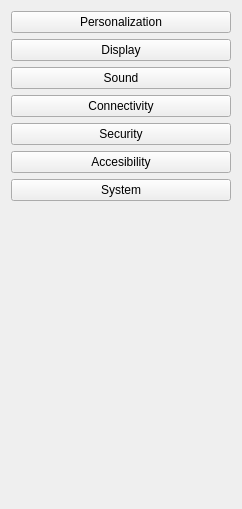
          <widget class="QWidget" name="scrollAreaWidgetContents_3">
           <property name="geometry">
            <rect>
             <x>0</x>
             <y>0</y>
             <width>242</width>
             <height>509</height>
            </rect>
           </property>
           <layout class="QVBoxLayout" name="verticalLayout_7">
            <item>
             <widget class="QPushButton" name="pushButton">
              <property name="text">
               <string>Personalization</string>
              </property>
             </widget>
            </item>
            <item>
             <widget class="QPushButton" name="pushButton_2">
              <property name="text">
               <string>Display</string>
              </property>
             </widget>
            </item>
            <item>
             <widget class="QPushButton" name="pushButton_3">
              <property name="text">
               <string>Sound</string>
              </property>
             </widget>
            </item>
            <item>
             <widget class="QPushButton" name="pushButton_4">
              <property name="text">
               <string>Connectivity</string>
              </property>
             </widget>
            </item>
            <item>
             <widget class="QPushButton" name="pushButton_12">
              <property name="text">
               <string>Security</string>
              </property>
             </widget>
            </item>
            <item>
             <widget class="QPushButton" name="pushButton_18">
              <property name="text">
               <string>Accesibility</string>
              </property>
             </widget>
            </item>
            <item>
             <widget class="QPushButton" name="pushButton_19">
              <property name="text">
               <string>System</string>
              </property>
             </widget>
            </item>
            <item>
             <widget class="QWidget" name="widget_8" native="true">
              <property name="sizePolicy">
               <sizepolicy hsizetype="MinimumExpanding" vsizetype="Preferred">
                <horstretch>0</horstretch>
                <verstretch>0</verstretch>
               </sizepolicy>
              </property>
             </widget>
            </item>
           </layout>
          </widget>
